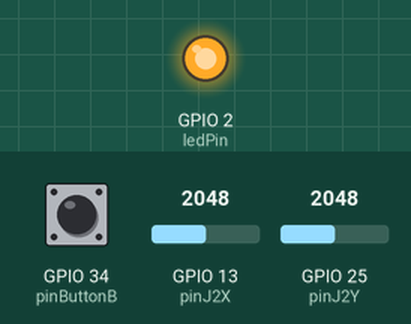
This sketch was run on a simulated ESP32. On the bench: output pins drawn as LEDs (lit = HIGH). Inputs (shaded band) come from the test bench; at power-on: GPIO 13 (pinJ2X) = 2048, GPIO 25 (pinJ2Y) = 2048, GPIO 34 (pinButtonB) HIGH. Nothing arrives over Bluetooth unless stated.

Above: at 0.1 s.
Timing chart, 0 to 1.6 s (numbered marks = the images above):
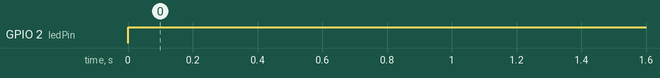

The sketch:

Jugador2.ino
```cpp
#include "BluetoothSerial.h"

BluetoothSerial BT;
// Entradas análogicas
const int pinJ2X = 13;
const int pinJ2Y = 25;

// Valores entradas analógicas
int J2X = 0;
int J2Y = 0;
int J2Y_Value = 0;
int J2X_Value = 0;

// Valores entradas analógicas guardadas
int J2Y_ValueP = 0;
int J2X_ValueP = 0;

// Entrada Digital
const int pinButtonB = 34;
int bandera = 0; // Variable para gestionar el botón
const int ledPin = 2; // Pin para la LED interna
bool isConnected = false; // Variable para el estado de la conexión Bluetooth
void setup() {
  //Nombre ESP32 que controla el control del Jugador 1
  BT.begin("ESP32-J2-CC");
  pinMode(2, OUTPUT);

  // Configura los pines del potenciómetro como entrada
  pinMode(pinJ2X, INPUT);
  pinMode(pinJ2Y, INPUT);

  // Configura el pin del botón como entrada pullup
  pinMode(pinButtonB, INPUT_PULLUP);


}

void loop() {
  if (BT.connected() && !isConnected) {
    isConnected = true;
    digitalWrite(ledPin, HIGH); // Enciende la LED interna cuando se conecta
  } else if (!BT.connected() && isConnected) {
    isConnected = false;
    digitalWrite(ledPin, LOW); // Apaga la LED interna cuando se desconecta
  }
  // Lee el estado del botón
  if (digitalRead(pinButtonB) == LOW && bandera == 0) { // Si se presiona el botón y antes no estaba presionado
    bandera = 1;
    //BT.println("Button Pressed");
    BT.write(0xB1); // Enviar código 0xB1 para el botón presionado
  } else if (digitalRead(pinButtonB) == HIGH && bandera == 1) { // Si se suelta el botón y antes estaba presionado
    bandera = 0; //No se manda nada solo se cambia el valor de la bandera
    //BT.println("Button Released");
    //BT.write(0xA1); // Enviar código 0xAx para el botón liberado
  }

  // Lee el valor del potenciómetro
  J2X = analogRead(pinJ2X);
  J2Y = analogRead(pinJ2Y);

  // Escala el valor del potenciómetro de 0-1023 a 0-15
  J2X_Value = map(J2X, 0, 1023, 0, 15);
  J2Y_Value = map(J2Y, 0, 1023, 0, 15);

   // Combina el código con el valor
  byte J2X_CodedValue = (0x02 << 4) | J2X_Value; // 0x2x para J2X
  byte J2Y_CodedValue = (0x03 << 4) | J2Y_Value; // 0x3x para J2Y

  // Envía los valores codificados a través de Bluetooth si cambian
  if (J2X_ValueP != J2X_Value) {
    BT.write(J2X_CodedValue);
    J2X_ValueP = J2X_Value;
  }

  if (J2Y_ValueP != J2Y_Value) {
    BT.write(J2Y_CodedValue);
    J2Y_ValueP = J2Y_Value;
  }

  // Espera un tiempo antes de enviar el siguiente valor
  delay(100);
}
```

Measured:
- by itself, GPIO 2 (ledPin): LOW → HIGH at 0.00 s
